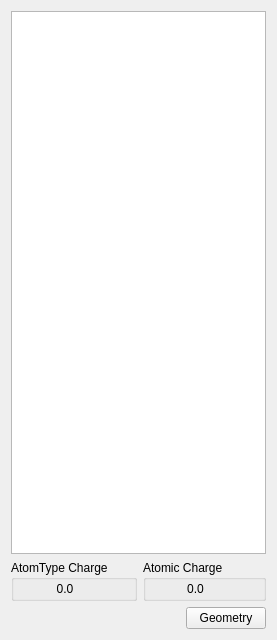
         <widget class="QWidget" name="AtomsPage">
          <property name="geometry">
           <rect>
            <x>0</x>
            <y>0</y>
            <width>277</width>
            <height>640</height>
           </rect>
          </property>
          <attribute name="label">
           <string>Atoms</string>
          </attribute>
          <layout class="QVBoxLayout" name="verticalLayout_5">
           <item>
            <widget class="QTableView" name="AtomTable">
             <property name="sizePolicy">
              <sizepolicy hsizetype="Expanding" vsizetype="Expanding">
               <horstretch>0</horstretch>
               <verstretch>1</verstretch>
              </sizepolicy>
             </property>
             <property name="showDropIndicator" stdset="0">
              <bool>false</bool>
             </property>
             <property name="dragDropOverwriteMode">
              <bool>false</bool>
             </property>
             <property name="selectionBehavior">
              <enum>QAbstractItemView::SelectRows</enum>
             </property>
             <property name="showGrid">
              <bool>true</bool>
             </property>
             <attribute name="horizontalHeaderVisible">
              <bool>false</bool>
             </attribute>
             <attribute name="horizontalHeaderStretchLastSection">
              <bool>false</bool>
             </attribute>
             <attribute name="verticalHeaderVisible">
              <bool>false</bool>
             </attribute>
             <attribute name="verticalHeaderStretchLastSection">
              <bool>false</bool>
             </attribute>
            </widget>
           </item>
           <item>
            <layout class="QHBoxLayout" name="horizontalLayout_8">
             <item>
              <widget class="QGroupBox" name="TotalAtomTypeChargeGroup">
               <property name="title">
                <string>AtomType Charge</string>
               </property>
               <layout class="QHBoxLayout" name="horizontalLayout_11">
                <property name="spacing">
                 <number>2</number>
                </property>
                <property name="leftMargin">
                 <number>2</number>
                </property>
                <property name="topMargin">
                 <number>2</number>
                </property>
                <property name="rightMargin">
                 <number>2</number>
                </property>
                <property name="bottomMargin">
                 <number>2</number>
                </property>
                <item>
                 <widget class="QLabel" name="TotalAtomTypeChargeLabel">
                  <property name="toolTip">
                   <string>Total charge on the species as calculated from indivdual charges on assigned atom types</string>
                  </property>
                  <property name="text">
                   <string>0.0</string>
                  </property>
                  <property name="alignment">
                   <set>Qt::AlignCenter</set>
                  </property>
                 </widget>
                </item>
                <item>
                 <widget class="CheckIndicator" name="TotalAtomTypeChargeIndicator">
                  <property name="sizePolicy">
                   <sizepolicy hsizetype="Fixed" vsizetype="Fixed">
                    <horstretch>0</horstretch>
                    <verstretch>0</verstretch>
                   </sizepolicy>
                  </property>
                  <property name="maximumSize">
                   <size>
                    <width>16</width>
                    <height>16</height>
                   </size>
                  </property>
                  <property name="text">
                   <string/>
                  </property>
                  <property name="scaledContents">
                   <bool>true</bool>
                  </property>
                 </widget>
                </item>
               </layout>
              </widget>
             </item>
             <item>
              <widget class="QGroupBox" name="TotalAtomChargeGroup">
               <property name="title">
                <string>Atomic Charge</string>
               </property>
               <layout class="QHBoxLayout" name="horizontalLayout_2">
                <property name="spacing">
                 <number>2</number>
                </property>
                <property name="leftMargin">
                 <number>2</number>
                </property>
                <property name="topMargin">
                 <number>2</number>
                </property>
                <property name="rightMargin">
                 <number>2</number>
                </property>
                <property name="bottomMargin">
                 <number>2</number>
                </property>
                <item>
                 <widget class="QLabel" name="TotalAtomChargeLabel">
                  <property name="toolTip">
                   <string>Total charge on the species as calculated from indivdual charges on species atoms</string>
                  </property>
                  <property name="text">
                   <string>0.0</string>
                  </property>
                  <property name="alignment">
                   <set>Qt::AlignCenter</set>
                  </property>
                 </widget>
                </item>
                <item>
                 <widget class="CheckIndicator" name="TotalAtomChargeIndicator">
                  <property name="sizePolicy">
                   <sizepolicy hsizetype="Fixed" vsizetype="Fixed">
                    <horstretch>0</horstretch>
                    <verstretch>0</verstretch>
                   </sizepolicy>
                  </property>
                  <property name="maximumSize">
                   <size>
                    <width>16</width>
                    <height>16</height>
                   </size>
                  </property>
                  <property name="text">
                   <string/>
                  </property>
                  <property name="scaledContents">
                   <bool>true</bool>
                  </property>
                 </widget>
                </item>
               </layout>
              </widget>
             </item>
            </layout>
           </item>
           <item>
            <layout class="QHBoxLayout" name="horizontalLayout_13">
             <item>
              <spacer name="horizontalSpacer_6">
               <property name="orientation">
                <enum>Qt::Horizontal</enum>
               </property>
               <property name="sizeHint" stdset="0">
                <size>
                 <width>40</width>
                 <height>20</height>
                </size>
               </property>
              </spacer>
             </item>
             <item>
              <widget class="QPushButton" name="GeometryButton">
               <property name="text">
                <string>Geometry</string>
               </property>
              </widget>
             </item>
            </layout>
           </item>
          </layout>
         </widget>
